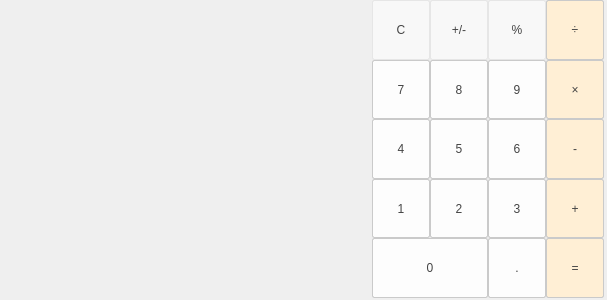
<?xml version="1.0" encoding="UTF-8"?>
<ui version="4.0">
 <class>MainWindow</class>
 <widget class="QWidget" name="MainWindow">
  <property name="geometry">
   <rect>
    <x>0</x>
    <y>0</y>
    <width>607</width>
    <height>300</height>
   </rect>
  </property>
  <property name="sizePolicy">
   <sizepolicy hsizetype="Preferred" vsizetype="Preferred">
    <horstretch>0</horstretch>
    <verstretch>0</verstretch>
   </sizepolicy>
  </property>
  <property name="windowTitle">
   <string>Form</string>
  </property>
  <property name="styleSheet">
   <string notr="true">QPushButton{
	color: rgb(68, 68, 68);
	background-color: rgb(253, 253, 253); 
	border: 1px solid rgb(202, 202, 202);
	border-radius: 2;

}
QPushButton:hover{
	background-color: rgb(242, 242, 242); 
}
QPushButton:pressed{
	background-color: rgb(230, 230, 230); 
}</string>
  </property>
  <layout class="QHBoxLayout" name="horizontalLayout" stretch="64,40">
   <property name="spacing">
    <number>2</number>
   </property>
   <property name="leftMargin">
    <number>0</number>
   </property>
   <property name="topMargin">
    <number>0</number>
   </property>
   <property name="rightMargin">
    <number>3</number>
   </property>
   <property name="bottomMargin">
    <number>2</number>
   </property>
   <item>
    <widget class="ScrollDisplay" name="display" native="true"/>
   </item>
   <item>
    <widget class="QWidget" name="widget_2" native="true">
     <layout class="QGridLayout" name="gridLayout_2">
      <property name="leftMargin">
       <number>0</number>
      </property>
      <property name="topMargin">
       <number>0</number>
      </property>
      <property name="rightMargin">
       <number>0</number>
      </property>
      <property name="bottomMargin">
       <number>0</number>
      </property>
      <property name="spacing">
       <number>0</number>
      </property>
      <item row="1" column="3">
       <widget class="QPushButton" name="digit7">
        <property name="sizePolicy">
         <sizepolicy hsizetype="Expanding" vsizetype="Expanding">
          <horstretch>0</horstretch>
          <verstretch>0</verstretch>
         </sizepolicy>
        </property>
        <property name="text">
         <string>7</string>
        </property>
        <property name="shortcut">
         <string>7</string>
        </property>
       </widget>
      </item>
      <item row="1" column="4">
       <widget class="QPushButton" name="digit8">
        <property name="sizePolicy">
         <sizepolicy hsizetype="Expanding" vsizetype="Expanding">
          <horstretch>0</horstretch>
          <verstretch>0</verstretch>
         </sizepolicy>
        </property>
        <property name="text">
         <string>8</string>
        </property>
        <property name="shortcut">
         <string>8</string>
        </property>
       </widget>
      </item>
      <item row="0" column="4">
       <widget class="QPushButton" name="sign">
        <property name="sizePolicy">
         <sizepolicy hsizetype="Expanding" vsizetype="Expanding">
          <horstretch>0</horstretch>
          <verstretch>0</verstretch>
         </sizepolicy>
        </property>
        <property name="styleSheet">
         <string notr="true">QPushButton{
	color: rgb(68, 68, 68);
	background-color: #F8F8F8; 
	border: 1px solid rgb(230, 230, 230);
	border-radius: 2;

}
QPushButton:hover{
	background-color: #F1F1F1; 
}
QPushButton:pressed{
	background-color: #E8E8E8; 
}</string>
        </property>
        <property name="text">
         <string>+/-</string>
        </property>
       </widget>
      </item>
      <item row="2" column="4">
       <widget class="QPushButton" name="digit5">
        <property name="sizePolicy">
         <sizepolicy hsizetype="Expanding" vsizetype="Expanding">
          <horstretch>0</horstretch>
          <verstretch>0</verstretch>
         </sizepolicy>
        </property>
        <property name="text">
         <string>5</string>
        </property>
        <property name="shortcut">
         <string>5</string>
        </property>
       </widget>
      </item>
      <item row="2" column="3">
       <widget class="QPushButton" name="digit4">
        <property name="sizePolicy">
         <sizepolicy hsizetype="Expanding" vsizetype="Expanding">
          <horstretch>0</horstretch>
          <verstretch>0</verstretch>
         </sizepolicy>
        </property>
        <property name="text">
         <string>4</string>
        </property>
        <property name="shortcut">
         <string>4</string>
        </property>
       </widget>
      </item>
      <item row="0" column="3">
       <widget class="QPushButton" name="clear">
        <property name="sizePolicy">
         <sizepolicy hsizetype="Expanding" vsizetype="Expanding">
          <horstretch>0</horstretch>
          <verstretch>0</verstretch>
         </sizepolicy>
        </property>
        <property name="styleSheet">
         <string notr="true">QPushButton{
	color: rgb(68, 68, 68);
	background-color: #F8F8F8; 
	border: 1px solid rgb(230, 230, 230);
	border-radius: 2;

}
QPushButton:hover{
	background-color: #F1F1F1; 
}
QPushButton:pressed{
	background-color: #E8E8E8; 
}</string>
        </property>
        <property name="text">
         <string>C</string>
        </property>
        <property name="shortcut">
         <string>C</string>
        </property>
       </widget>
      </item>
      <item row="4" column="3" colspan="2">
       <widget class="QPushButton" name="digit0">
        <property name="sizePolicy">
         <sizepolicy hsizetype="Expanding" vsizetype="Expanding">
          <horstretch>0</horstretch>
          <verstretch>0</verstretch>
         </sizepolicy>
        </property>
        <property name="text">
         <string>0</string>
        </property>
        <property name="shortcut">
         <string>0</string>
        </property>
       </widget>
      </item>
      <item row="0" column="5">
       <widget class="QPushButton" name="percent">
        <property name="sizePolicy">
         <sizepolicy hsizetype="Expanding" vsizetype="Expanding">
          <horstretch>0</horstretch>
          <verstretch>0</verstretch>
         </sizepolicy>
        </property>
        <property name="styleSheet">
         <string notr="true">QPushButton{
	color: rgb(68, 68, 68);
	background-color: #F8F8F8; 
	border: 1px solid rgb(230, 230, 230);
	border-radius: 2;

}
QPushButton:hover{
	background-color: #F1F1F1; 
}
QPushButton:pressed{
	background-color: #E8E8E8; 
}</string>
        </property>
        <property name="text">
         <string>%</string>
        </property>
        <property name="shortcut">
         <string>%</string>
        </property>
       </widget>
      </item>
      <item row="0" column="7">
       <widget class="QPushButton" name="divide">
        <property name="sizePolicy">
         <sizepolicy hsizetype="Expanding" vsizetype="Expanding">
          <horstretch>0</horstretch>
          <verstretch>0</verstretch>
         </sizepolicy>
        </property>
        <property name="styleSheet">
         <string notr="true">QPushButton{
	color: rgb(68, 68, 68);
	background-color: #FFEFD5; 
	border: 1px solid rgb(202, 202, 202);
	border-radius: 2;

}
QPushButton:hover{
	background-color:  #F8E8CF; 
}
QPushButton:pressed{
	background-color: #EEDEC7; 
}</string>
        </property>
        <property name="text">
         <string>÷</string>
        </property>
        <property name="shortcut">
         <string>/</string>
        </property>
       </widget>
      </item>
      <item row="1" column="5">
       <widget class="QPushButton" name="digit9">
        <property name="sizePolicy">
         <sizepolicy hsizetype="Expanding" vsizetype="Expanding">
          <horstretch>0</horstretch>
          <verstretch>0</verstretch>
         </sizepolicy>
        </property>
        <property name="text">
         <string>9</string>
        </property>
        <property name="shortcut">
         <string>9</string>
        </property>
       </widget>
      </item>
      <item row="2" column="5">
       <widget class="QPushButton" name="digit6">
        <property name="sizePolicy">
         <sizepolicy hsizetype="Expanding" vsizetype="Expanding">
          <horstretch>0</horstretch>
          <verstretch>0</verstretch>
         </sizepolicy>
        </property>
        <property name="text">
         <string>6</string>
        </property>
        <property name="shortcut">
         <string>6</string>
        </property>
       </widget>
      </item>
      <item row="3" column="5">
       <widget class="QPushButton" name="digit3">
        <property name="sizePolicy">
         <sizepolicy hsizetype="Expanding" vsizetype="Expanding">
          <horstretch>0</horstretch>
          <verstretch>0</verstretch>
         </sizepolicy>
        </property>
        <property name="text">
         <string>3</string>
        </property>
        <property name="shortcut">
         <string>3</string>
        </property>
       </widget>
      </item>
      <item row="4" column="5">
       <widget class="QPushButton" name="period">
        <property name="sizePolicy">
         <sizepolicy hsizetype="Expanding" vsizetype="Expanding">
          <horstretch>0</horstretch>
          <verstretch>0</verstretch>
         </sizepolicy>
        </property>
        <property name="styleSheet">
         <string notr="true"/>
        </property>
        <property name="text">
         <string>.</string>
        </property>
        <property name="shortcut">
         <string>.</string>
        </property>
       </widget>
      </item>
      <item row="3" column="3">
       <widget class="QPushButton" name="digit1">
        <property name="sizePolicy">
         <sizepolicy hsizetype="Expanding" vsizetype="Expanding">
          <horstretch>0</horstretch>
          <verstretch>0</verstretch>
         </sizepolicy>
        </property>
        <property name="text">
         <string>1</string>
        </property>
        <property name="shortcut">
         <string>1</string>
        </property>
       </widget>
      </item>
      <item row="3" column="4">
       <widget class="QPushButton" name="digit2">
        <property name="sizePolicy">
         <sizepolicy hsizetype="Expanding" vsizetype="Expanding">
          <horstretch>0</horstretch>
          <verstretch>0</verstretch>
         </sizepolicy>
        </property>
        <property name="text">
         <string>2</string>
        </property>
        <property name="shortcut">
         <string>2</string>
        </property>
       </widget>
      </item>
      <item row="2" column="7">
       <widget class="QPushButton" name="minus">
        <property name="sizePolicy">
         <sizepolicy hsizetype="Expanding" vsizetype="Expanding">
          <horstretch>0</horstretch>
          <verstretch>0</verstretch>
         </sizepolicy>
        </property>
        <property name="styleSheet">
         <string notr="true">QPushButton{
	color: rgb(68, 68, 68);
	background-color: #FFEFD5; 
	border: 1px solid rgb(202, 202, 202);
	border-radius: 2;

}
QPushButton:hover{
	background-color:  #F8E8CF; 
}
QPushButton:pressed{
	background-color: #EEDEC7; 
}</string>
        </property>
        <property name="text">
         <string>-</string>
        </property>
        <property name="shortcut">
         <string>-</string>
        </property>
       </widget>
      </item>
      <item row="1" column="7">
       <widget class="QPushButton" name="multiply">
        <property name="sizePolicy">
         <sizepolicy hsizetype="Expanding" vsizetype="Expanding">
          <horstretch>0</horstretch>
          <verstretch>0</verstretch>
         </sizepolicy>
        </property>
        <property name="styleSheet">
         <string notr="true">QPushButton{
	color: rgb(68, 68, 68);
	background-color: #FFEFD5; 
	border: 1px solid rgb(202, 202, 202);
	border-radius: 2;

}
QPushButton:hover{
	background-color:  #F8E8CF; 
}
QPushButton:pressed{
	background-color: #EEDEC7; 
}</string>
        </property>
        <property name="text">
         <string>×</string>
        </property>
        <property name="shortcut">
         <string>*</string>
        </property>
       </widget>
      </item>
      <item row="3" column="7">
       <widget class="QPushButton" name="plus">
        <property name="sizePolicy">
         <sizepolicy hsizetype="Expanding" vsizetype="Expanding">
          <horstretch>0</horstretch>
          <verstretch>0</verstretch>
         </sizepolicy>
        </property>
        <property name="styleSheet">
         <string notr="true">QPushButton{
	color: rgb(68, 68, 68);
	background-color: #FFEFD5; 
	border: 1px solid rgb(202, 202, 202);
	border-radius: 2;

}
QPushButton:hover{
	background-color:  #F8E8CF; 
}
QPushButton:pressed{
	background-color: #EEDEC7; 
}</string>
        </property>
        <property name="text">
         <string>+</string>
        </property>
        <property name="shortcut">
         <string>+</string>
        </property>
       </widget>
      </item>
      <item row="4" column="7">
       <widget class="QPushButton" name="equal">
        <property name="sizePolicy">
         <sizepolicy hsizetype="Expanding" vsizetype="Expanding">
          <horstretch>0</horstretch>
          <verstretch>0</verstretch>
         </sizepolicy>
        </property>
        <property name="styleSheet">
         <string notr="true">QPushButton{
	color: rgb(68, 68, 68);
	background-color: #FFEFD5; 
	border: 1px solid rgb(202, 202, 202);
	border-radius: 2;

}
QPushButton:hover{
	background-color:  #F8E8CF; 
}
QPushButton:pressed{
	background-color: #EEDEC7; 
}</string>
        </property>
        <property name="text">
         <string>=</string>
        </property>
       </widget>
      </item>
     </layout>
    </widget>
   </item>
  </layout>
 </widget>
 <customwidgets>
  <customwidget>
   <class>ScrollDisplay</class>
   <extends>QWidget</extends>
   <header>display.h</header>
   <container>1</container>
  </customwidget>
 </customwidgets>
 <resources/>
 <connections/>
</ui>
